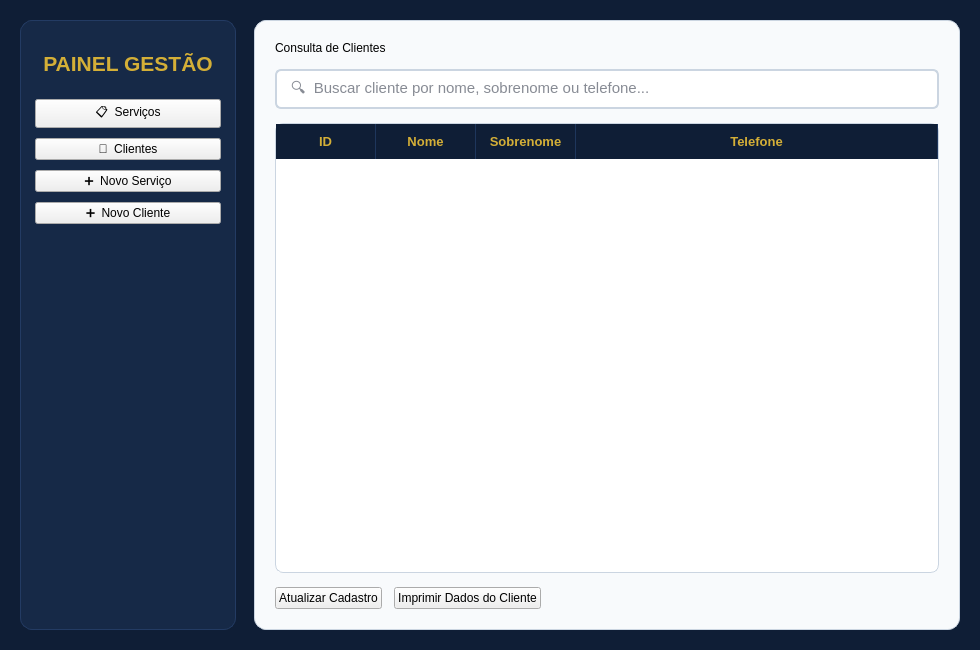
<?xml version="1.0" encoding="UTF-8"?>
<ui version="4.0">
 <class>MainWindow</class>
 <widget class="QMainWindow" name="MainWindow">
  <property name="geometry">
   <rect>
    <x>0</x>
    <y>0</y>
    <width>980</width>
    <height>650</height>
   </rect>
  </property>
  <property name="minimumSize">
   <size>
    <width>860</width>
    <height>580</height>
   </size>
  </property>
  <property name="windowTitle">
   <string>Sistema de Gestão - Clientes e Serviços</string>
  </property>
  <property name="styleSheet">
   <string notr="true">QMainWindow, QWidget#centralwidget {
    background-color: #0F1E36;
    font-family: "Segoe UI", Arial, sans-serif;
}

/* Menu Lateral */
QFrame#sidebar {
    background-color: #162947;
    border-radius: 12px;
    border: 1px solid #233B63;
}

QLabel#brand_title {
    color: #D4AF37;
    font-size: 16pt;
    font-weight: bold;
    padding: 12px 8px;
    border-bottom: 1px solid #233B63;
}

QPushButton.nav_btn {
    background-color: transparent;
    color: #E2E8F0;
    font-size: 11pt;
    font-weight: bold;
    text-align: left;
    padding: 12px 16px;
    border-radius: 8px;
    border: 1px solid transparent;
}

QPushButton.nav_btn:hover {
    background-color: #1E365C;
    color: #FFFFFF;
    border: 1px solid #D4AF37;
}

QPushButton.nav_btn:pressed {
    background-color: #D4AF37;
    color: #0F1E36;
}

/* Container Principal */
QStackedWidget#hud {
    background-color: #F8FAFC;
    border-radius: 12px;
    border: 1px solid #CBD5E1;
}

QLabel.page_header {
    background-color: #0F1E36;
    color: #D4AF37;
    font-size: 18pt;
    font-weight: bold;
    border-radius: 8px;
    border-bottom: 3px solid #D4AF37;
    padding: 10px 16px;
}

QLabel.field_label {
    color: #1E293B;
    font-size: 10pt;
    font-weight: bold;
    background: transparent;
}

/* Inputs */
QLineEdit, QTextEdit, QDateEdit {
    background-color: #FFFFFF;
    color: #0F172A;
    border: 1.5px solid #CBD5E1;
    border-radius: 6px;
    padding: 8px 12px;
    font-size: 11pt;
}

QLineEdit:focus, QTextEdit:focus, QDateEdit:focus {
    border: 1.5px solid #D4AF37;
    background-color: #FFFDF7;
}

/* Tabelas */
QTableWidget {
    background-color: #FFFFFF;
    alternate-background-color: #F1F5F9;
    color: #0F172A;
    border: 1px solid #CBD5E1;
    border-radius: 8px;
    gridline-color: #E2E8F0;
    font-size: 10pt;
    selection-background-color: #FEF3C7;
    selection-color: #0F1E36;
}

QHeaderView::section {
    background-color: #0F1E36;
    color: #D4AF37;
    font-weight: bold;
    font-size: 10pt;
    padding: 8px;
    border: none;
    border-right: 1px solid #1E365C;
}

/* Botões de Ação */
QPushButton.primary_btn {
    background-color: #D4AF37;
    color: #0F1E36;
    font-size: 11pt;
    font-weight: bold;
    border-radius: 8px;
    padding: 10px 20px;
    border: none;
}

QPushButton.primary_btn:hover {
    background-color: #E2C044;
}

QPushButton.primary_btn:pressed {
    background-color: #B89628;
}

QPushButton.secondary_btn {
    background-color: #1E293B;
    color: #F8FAFC;
    font-size: 10pt;
    font-weight: bold;
    border-radius: 8px;
    padding: 10px 16px;
    border: none;
}

QPushButton.secondary_btn:hover {
    background-color: #334155;
}</string>
  </property>
  <widget class="QWidget" name="centralwidget">
   <layout class="QHBoxLayout" name="horizontalLayout_root" stretch="0,1">
    <property name="spacing">
     <number>18</number>
    </property>
    <property name="leftMargin">
     <number>20</number>
    </property>
    <property name="topMargin">
     <number>20</number>
    </property>
    <property name="rightMargin">
     <number>20</number>
    </property>
    <property name="bottomMargin">
     <number>20</number>
    </property>
    <item>
     <widget class="QFrame" name="sidebar">
      <property name="minimumSize">
       <size>
        <width>200</width>
        <height>0</height>
       </size>
      </property>
      <property name="maximumSize">
       <size>
        <width>220</width>
        <height>16777215</height>
       </size>
      </property>
      <layout class="QVBoxLayout" name="verticalLayout_sidebar">
       <property name="spacing">
        <number>10</number>
       </property>
       <property name="leftMargin">
        <number>14</number>
       </property>
       <property name="topMargin">
        <number>18</number>
       </property>
       <property name="rightMargin">
        <number>14</number>
       </property>
       <property name="bottomMargin">
        <number>18</number>
       </property>
       <item>
        <widget class="QLabel" name="brand_title">
         <property name="text">
          <string>PAINEL GESTÃO</string>
         </property>
         <property name="alignment">
          <set>Qt::AlignCenter</set>
         </property>
        </widget>
       </item>
       <item>
        <widget class="QPushButton" name="servicos_bt">
         <property name="class" stdset="0">
          <string>nav_btn</string>
         </property>
         <property name="cursor">
          <cursorShape>PointingHandCursor</cursorShape>
         </property>
         <property name="text">
          <string>📋  Serviços</string>
         </property>
        </widget>
       </item>
       <item>
        <widget class="QPushButton" name="cliente_bt">
         <property name="class" stdset="0">
          <string>nav_btn</string>
         </property>
         <property name="cursor">
          <cursorShape>PointingHandCursor</cursorShape>
         </property>
         <property name="text">
          <string>👤  Clientes</string>
         </property>
        </widget>
       </item>
       <item>
        <widget class="QPushButton" name="cad_serv_bt">
         <property name="class" stdset="0">
          <string>nav_btn</string>
         </property>
         <property name="cursor">
          <cursorShape>PointingHandCursor</cursorShape>
         </property>
         <property name="text">
          <string>➕  Novo Serviço</string>
         </property>
        </widget>
       </item>
       <item>
        <widget class="QPushButton" name="cad_cliente_bt">
         <property name="class" stdset="0">
          <string>nav_btn</string>
         </property>
         <property name="cursor">
          <cursorShape>PointingHandCursor</cursorShape>
         </property>
         <property name="text">
          <string>➕  Novo Cliente</string>
         </property>
        </widget>
       </item>
       <item>
        <spacer name="verticalSpacer_sidebar">
         <property name="orientation">
          <enum>Qt::Vertical</enum>
         </property>
         <property name="sizeHint" stdset="0">
          <size>
           <width>20</width>
           <height>40</height>
          </size>
         </property>
        </spacer>
       </item>
      </layout>
     </widget>
    </item>
    <item>
     <widget class="QStackedWidget" name="hud">
      <property name="currentIndex">
       <number>0</number>
      </property>
      <widget class="QWidget" name="page">
       <layout class="QVBoxLayout" name="verticalLayout_p1">
        <property name="spacing">
         <number>14</number>
        </property>
        <property name="leftMargin">
         <number>20</number>
        </property>
        <property name="topMargin">
         <number>20</number>
        </property>
        <property name="rightMargin">
         <number>20</number>
        </property>
        <property name="bottomMargin">
         <number>20</number>
        </property>
        <item>
         <widget class="QLabel" name="header_p1">
          <property name="class" stdset="0">
           <string>page_header</string>
          </property>
          <property name="text">
           <string>Consulta de Clientes</string>
          </property>
         </widget>
        </item>
        <item>
         <widget class="QLineEdit" name="buscar_cliente_txt">
          <property name="placeholderText">
           <string>🔍  Buscar cliente por nome, sobrenome ou telefone...</string>
          </property>
         </widget>
        </item>
        <item>
         <widget class="QTableWidget" name="cliente_table">
          <property name="alternatingRowColors">
           <bool>true</bool>
          </property>
          <property name="selectionBehavior">
           <enum>QAbstractItemView::SelectRows</enum>
          </property>
          <property name="rowCount">
           <number>0</number>
          </property>
          <attribute name="horizontalHeaderStretchLastSection">
           <bool>true</bool>
          </attribute>
          <attribute name="verticalHeaderVisible">
           <bool>false</bool>
          </attribute>
          <column>
           <property name="text">
            <string>ID</string>
           </property>
           <property name="textAlignment">
            <set>AlignCenter</set>
           </property>
          </column>
          <column>
           <property name="text">
            <string>Nome</string>
           </property>
           <property name="textAlignment">
            <set>AlignCenter</set>
           </property>
          </column>
          <column>
           <property name="text">
            <string>Sobrenome</string>
           </property>
           <property name="textAlignment">
            <set>AlignCenter</set>
           </property>
          </column>
          <column>
           <property name="text">
            <string>Telefone</string>
           </property>
           <property name="textAlignment">
            <set>AlignCenter</set>
           </property>
          </column>
         </widget>
        </item>
        <item>
         <layout class="QHBoxLayout" name="actions_p1">
          <property name="spacing">
           <number>12</number>
          </property>
          <item>
           <widget class="QPushButton" name="att_cad_cliente_bt">
            <property name="class" stdset="0">
             <string>primary_btn</string>
            </property>
            <property name="cursor">
             <cursorShape>PointingHandCursor</cursorShape>
            </property>
            <property name="text">
             <string>Atualizar Cadastro</string>
            </property>
           </widget>
          </item>
          <item>
           <widget class="QPushButton" name="print_cad_cliente_bt">
            <property name="class" stdset="0">
             <string>secondary_btn</string>
            </property>
            <property name="cursor">
             <cursorShape>PointingHandCursor</cursorShape>
            </property>
            <property name="text">
             <string>Imprimir Dados do Cliente</string>
            </property>
           </widget>
          </item>
          <item>
           <spacer name="spacer_p1">
            <property name="orientation">
             <enum>Qt::Horizontal</enum>
            </property>
            <property name="sizeHint" stdset="0">
             <size>
              <width>40</width>
              <height>20</height>
             </size>
            </property>
           </spacer>
          </item>
         </layout>
        </item>
       </layout>
      </widget>
      <widget class="QWidget" name="page_2">
       <layout class="QVBoxLayout" name="verticalLayout_p2">
        <property name="spacing">
         <number>14</number>
        </property>
        <property name="leftMargin">
         <number>20</number>
        </property>
        <property name="topMargin">
         <number>20</number>
        </property>
        <property name="rightMargin">
         <number>20</number>
        </property>
        <property name="bottomMargin">
         <number>20</number>
        </property>
        <item>
         <widget class="QLabel" name="header_p2">
          <property name="class" stdset="0">
           <string>page_header</string>
          </property>
          <property name="text">
           <string>Consulta de Serviços</string>
          </property>
         </widget>
        </item>
        <item>
         <widget class="QLineEdit" name="buscar_servico_txt">
          <property name="placeholderText">
           <string>🔍  Buscar serviço por descrição, cliente ou ID...</string>
          </property>
         </widget>
        </item>
        <item>
         <widget class="QTableWidget" name="servico_table">
          <property name="alternatingRowColors">
           <bool>true</bool>
          </property>
          <property name="selectionBehavior">
           <enum>QAbstractItemView::SelectRows</enum>
          </property>
          <attribute name="horizontalHeaderStretchLastSection">
           <bool>true</bool>
          </attribute>
          <attribute name="verticalHeaderVisible">
           <bool>false</bool>
          </attribute>
          <column>
           <property name="text">
            <string>ID</string>
           </property>
           <property name="textAlignment">
            <set>AlignCenter</set>
           </property>
          </column>
          <column>
           <property name="text">
            <string>Serviço</string>
           </property>
           <property name="textAlignment">
            <set>AlignCenter</set>
           </property>
          </column>
          <column>
           <property name="text">
            <string>Cliente</string>
           </property>
           <property name="textAlignment">
            <set>AlignCenter</set>
           </property>
          </column>
          <column>
           <property name="text">
            <string>Valor</string>
           </property>
           <property name="textAlignment">
            <set>AlignCenter</set>
           </property>
          </column>
          <column>
           <property name="text">
            <string>Data Entrada</string>
           </property>
           <property name="textAlignment">
            <set>AlignCenter</set>
           </property>
          </column>
          <column>
           <property name="text">
            <string>Data Saída</string>
           </property>
           <property name="textAlignment">
            <set>AlignCenter</set>
           </property>
          </column>
         </widget>
        </item>
        <item>
         <layout class="QHBoxLayout" name="actions_p2">
          <property name="spacing">
           <number>12</number>
          </property>
          <item>
           <widget class="QPushButton" name="att_serv_bt">
            <property name="class" stdset="0">
             <string>primary_btn</string>
            </property>
            <property name="cursor">
             <cursorShape>PointingHandCursor</cursorShape>
            </property>
            <property name="text">
             <string>Atualizar Serviço</string>
            </property>
           </widget>
          </item>
          <item>
           <widget class="QPushButton" name="print_serv_bt">
            <property name="class" stdset="0">
             <string>secondary_btn</string>
            </property>
            <property name="cursor">
             <cursorShape>PointingHandCursor</cursorShape>
            </property>
            <property name="text">
             <string>Imprimir Serviço</string>
            </property>
           </widget>
          </item>
          <item>
           <widget class="QPushButton" name="print_30days_bt">
            <property name="class" stdset="0">
             <string>secondary_btn</string>
            </property>
            <property name="cursor">
             <cursorShape>PointingHandCursor</cursorShape>
            </property>
            <property name="text">
             <string>Relatório 30 Dias</string>
            </property>
           </widget>
          </item>
          <item>
           <spacer name="spacer_p2">
            <property name="orientation">
             <enum>Qt::Horizontal</enum>
            </property>
            <property name="sizeHint" stdset="0">
             <size>
              <width>40</width>
              <height>20</height>
             </size>
            </property>
           </spacer>
          </item>
         </layout>
        </item>
       </layout>
      </widget>
      <widget class="QWidget" name="page_3">
       <layout class="QVBoxLayout" name="verticalLayout_p3">
        <property name="spacing">
         <number>14</number>
        </property>
        <property name="leftMargin">
         <number>20</number>
        </property>
        <property name="topMargin">
         <number>20</number>
        </property>
        <property name="rightMargin">
         <number>20</number>
        </property>
        <property name="bottomMargin">
         <number>20</number>
        </property>
        <item>
         <widget class="QLabel" name="label">
          <property name="class" stdset="0">
           <string>page_header</string>
          </property>
          <property name="text">
           <string>Cadastrar Novo Cliente</string>
          </property>
          <property name="alignment">
           <set>Qt::AlignCenter</set>
          </property>
         </widget>
        </item>
        <item>
         <layout class="QHBoxLayout" name="row_cad_nome">
          <property name="spacing">
           <number>16</number>
          </property>
          <item>
           <layout class="QVBoxLayout" name="col_cad_nome">
            <property name="spacing">
             <number>4</number>
            </property>
            <item>
             <widget class="QLabel" name="label_2">
              <property name="class" stdset="0">
               <string>field_label</string>
              </property>
              <property name="text">
               <string>Nome</string>
              </property>
             </widget>
            </item>
            <item>
             <widget class="QLineEdit" name="cliente_cad_nome_txt">
              <property name="placeholderText">
               <string>Digite o nome</string>
              </property>
             </widget>
            </item>
           </layout>
          </item>
          <item>
           <layout class="QVBoxLayout" name="col_cad_sobrenome">
            <property name="spacing">
             <number>4</number>
            </property>
            <item>
             <widget class="QLabel" name="label_3">
              <property name="class" stdset="0">
               <string>field_label</string>
              </property>
              <property name="text">
               <string>Sobrenome</string>
              </property>
             </widget>
            </item>
            <item>
             <widget class="QLineEdit" name="cliente_cad_sobrenome_txt">
              <property name="placeholderText">
               <string>Digite o sobrenome</string>
              </property>
             </widget>
            </item>
           </layout>
          </item>
         </layout>
        </item>
        <item>
         <layout class="QHBoxLayout" name="row_cad_cpf_tel">
          <property name="spacing">
           <number>16</number>
          </property>
          <item>
           <layout class="QVBoxLayout" name="col_cad_cpf">
            <property name="spacing">
             <number>4</number>
            </property>
            <item>
             <widget class="QLabel" name="label_6">
              <property name="class" stdset="0">
               <string>field_label</string>
              </property>
              <property name="text">
               <string>CPF</string>
              </property>
             </widget>
            </item>
            <item>
             <widget class="QLineEdit" name="cliente_cad_cpf_txt">
              <property name="placeholderText">
               <string>000.000.000-00</string>
              </property>
             </widget>
            </item>
           </layout>
          </item>
          <item>
           <layout class="QVBoxLayout" name="col_cad_tel">
            <property name="spacing">
             <number>4</number>
            </property>
            <item>
             <widget class="QLabel" name="label_5">
              <property name="class" stdset="0">
               <string>field_label</string>
              </property>
              <property name="text">
               <string>Telefone</string>
              </property>
             </widget>
            </item>
            <item>
             <widget class="QLineEdit" name="cliente_cad_telefone_txt">
              <property name="placeholderText">
               <string>(00) 00000-0000</string>
              </property>
             </widget>
            </item>
           </layout>
          </item>
         </layout>
        </item>
        <item>
         <layout class="QVBoxLayout" name="col_cad_end">
          <property name="spacing">
           <number>4</number>
          </property>
          <item>
           <widget class="QLabel" name="label_4">
            <property name="class" stdset="0">
             <string>field_label</string>
            </property>
            <property name="text">
             <string>Endereço</string>
            </property>
           </widget>
          </item>
          <item>
           <widget class="QLineEdit" name="cliente_cad_endereco_txt">
            <property name="placeholderText">
             <string>Rua, número, bairro, cidade</string>
            </property>
           </widget>
          </item>
         </layout>
        </item>
        <item>
         <spacer name="verticalSpacer_p3">
          <property name="orientation">
           <enum>Qt::Vertical</enum>
          </property>
          <property name="sizeHint" stdset="0">
           <size>
            <width>20</width>
            <height>40</height>
           </size>
          </property>
         </spacer>
        </item>
        <item>
         <layout class="QHBoxLayout" name="actions_p3">
          <item>
           <spacer name="spacer_p3_l">
            <property name="orientation">
             <enum>Qt::Horizontal</enum>
            </property>
            <property name="sizeHint" stdset="0">
             <size>
              <width>40</width>
              <height>20</height>
             </size>
            </property>
           </spacer>
          </item>
          <item>
           <widget class="QPushButton" name="cliente_cad_bt">
            <property name="class" stdset="0">
             <string>primary_btn</string>
            </property>
            <property name="minimumSize">
             <size>
              <width>220</width>
              <height>0</height>
             </size>
            </property>
            <property name="cursor">
             <cursorShape>PointingHandCursor</cursorShape>
            </property>
            <property name="text">
             <string>Cadastrar Cliente</string>
            </property>
           </widget>
          </item>
          <item>
           <spacer name="spacer_p3_r">
            <property name="orientation">
             <enum>Qt::Horizontal</enum>
            </property>
            <property name="sizeHint" stdset="0">
             <size>
              <width>40</width>
              <height>20</height>
             </size>
            </property>
           </spacer>
          </item>
         </layout>
        </item>
       </layout>
      </widget>
      <widget class="QWidget" name="page_4">
       <layout class="QVBoxLayout" name="verticalLayout_p4">
        <property name="spacing">
         <number>14</number>
        </property>
        <property name="leftMargin">
         <number>20</number>
        </property>
        <property name="topMargin">
         <number>20</number>
        </property>
        <property name="rightMargin">
         <number>20</number>
        </property>
        <property name="bottomMargin">
         <number>20</number>
        </property>
        <item>
         <widget class="QLabel" name="label_8">
          <property name="class" stdset="0">
           <string>page_header</string>
          </property>
          <property name="text">
           <string>Cadastrar Novo Serviço</string>
          </property>
          <property name="alignment">
           <set>Qt::AlignCenter</set>
          </property>
         </widget>
        </item>
        <item>
         <layout class="QHBoxLayout" name="row_serv_top" stretch="1,2">
          <property name="spacing">
           <number>16</number>
          </property>
          <item>
           <layout class="QVBoxLayout" name="col_serv_cpf">
            <property name="spacing">
             <number>4</number>
            </property>
            <item>
             <widget class="QLabel" name="label_10">
              <property name="class" stdset="0">
               <string>field_label</string>
              </property>
              <property name="text">
               <string>CPF do Cliente</string>
              </property>
             </widget>
            </item>
            <item>
             <widget class="QLineEdit" name="serv_cad_cpf_txt">
              <property name="placeholderText">
               <string>000.000.000-00</string>
              </property>
             </widget>
            </item>
           </layout>
          </item>
          <item>
           <layout class="QVBoxLayout" name="col_serv_nome">
            <property name="spacing">
             <number>4</number>
            </property>
            <item>
             <widget class="QLabel" name="label_7">
              <property name="class" stdset="0">
               <string>field_label</string>
              </property>
              <property name="text">
               <string>Serviço</string>
              </property>
             </widget>
            </item>
            <item>
             <widget class="QLineEdit" name="serv_cad_servico_txt">
              <property name="placeholderText">
               <string>Ex.: Ajuste de barra, troca de zíper...</string>
              </property>
             </widget>
            </item>
           </layout>
          </item>
         </layout>
        </item>
        <item>
         <layout class="QVBoxLayout" name="col_serv_desc">
          <property name="spacing">
           <number>4</number>
          </property>
          <item>
           <widget class="QLabel" name="label_serv_desc">
            <property name="class" stdset="0">
             <string>field_label</string>
            </property>
            <property name="text">
             <string>Descrição do Serviço</string>
            </property>
           </widget>
          </item>
          <item>
           <widget class="QTextEdit" name="serv_cad_descricao_txt">
            <property name="placeholderText">
             <string>Descreva os detalhes, medidas ou observações...</string>
            </property>
           </widget>
          </item>
         </layout>
        </item>
        <item>
         <layout class="QHBoxLayout" name="row_serv_bottom">
          <property name="spacing">
           <number>16</number>
          </property>
          <item>
           <layout class="QVBoxLayout" name="col_serv_val">
            <property name="spacing">
             <number>4</number>
            </property>
            <item>
             <widget class="QLabel" name="label_11">
              <property name="class" stdset="0">
               <string>field_label</string>
              </property>
              <property name="text">
               <string>Valor (R$)</string>
              </property>
             </widget>
            </item>
            <item>
             <widget class="QLineEdit" name="serv_cad_valor_txt">
              <property name="placeholderText">
               <string>0,00</string>
              </property>
             </widget>
            </item>
           </layout>
          </item>
          <item>
           <layout class="QVBoxLayout" name="col_serv_data">
            <property name="spacing">
             <number>4</number>
            </property>
            <item>
             <widget class="QLabel" name="label_12">
              <property name="class" stdset="0">
               <string>field_label</string>
              </property>
              <property name="text">
               <string>Data de Saída</string>
              </property>
             </widget>
            </item>
            <item>
             <widget class="QDateEdit" name="serv_cad_saida_date_edit">
              <property name="calendarPopup">
               <bool>true</bool>
              </property>
              <property name="displayFormat">
               <string>dd/MM/yyyy</string>
              </property>
              <property name="dateTime">
               <datetime>
                <hour>0</hour>
                <minute>0</minute>
                <second>0</second>
                <year>2026</year>
                <month>1</month>
                <day>1</day>
               </datetime>
              </property>
             </widget>
            </item>
           </layout>
          </item>
         </layout>
        </item>
        <item>
         <layout class="QHBoxLayout" name="actions_p4">
          <item>
           <spacer name="spacer_p4_l">
            <property name="orientation">
             <enum>Qt::Horizontal</enum>
            </property>
            <property name="sizeHint" stdset="0">
             <size>
              <width>40</width>
              <height>20</height>
             </size>
            </property>
           </spacer>
          </item>
          <item>
           <widget class="QPushButton" name="serv_cad_bt">
            <property name="class" stdset="0">
             <string>primary_btn</string>
            </property>
            <property name="minimumSize">
             <size>
              <width>220</width>
              <height>0</height>
             </size>
            </property>
            <property name="cursor">
             <cursorShape>PointingHandCursor</cursorShape>
            </property>
            <property name="text">
             <string>Cadastrar Serviço</string>
            </property>
           </widget>
          </item>
          <item>
           <spacer name="spacer_p4_r">
            <property name="orientation">
             <enum>Qt::Horizontal</enum>
            </property>
            <property name="sizeHint" stdset="0">
             <size>
              <width>40</width>
              <height>20</height>
             </size>
            </property>
           </spacer>
          </item>
         </layout>
        </item>
       </layout>
      </widget>
     </widget>
    </item>
   </layout>
  </widget>
 </widget>
 <resources/>
 <connections/>
</ui>
